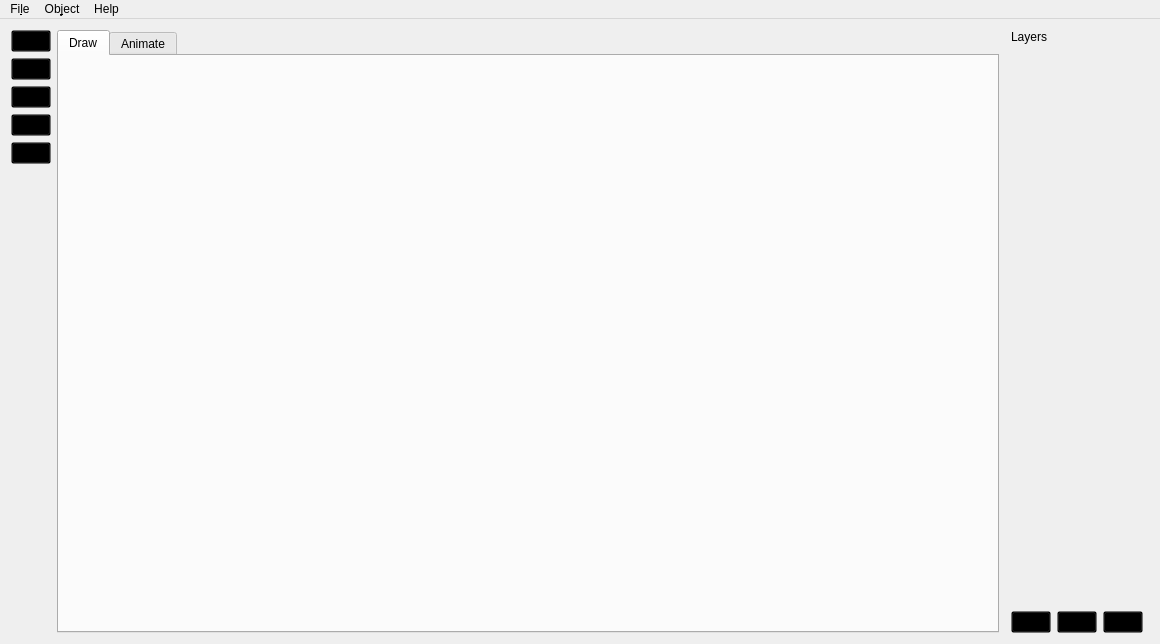
<?xml version="1.0" encoding="UTF-8"?>
<ui version="4.0">
 <class>MainWindow</class>
 <widget class="QMainWindow" name="MainWindow">
  <property name="enabled">
   <bool>true</bool>
  </property>
  <property name="geometry">
   <rect>
    <x>0</x>
    <y>0</y>
    <width>1160</width>
    <height>644</height>
   </rect>
  </property>
  <property name="windowTitle">
   <string>Dinosign</string>
  </property>
  <property name="styleSheet">
   <string notr="true">QPushButton {
background: rgba(0,0,0,0);

}</string>
  </property>
  <widget class="QWidget" name="centralWidget">
   <property name="styleSheet">
    <string notr="true">.left_panel_actionbuttons {
border:none;
padding: 7px;
}
.left_panel_actionbuttons::pressed { 
background: rgb(153,153,153);
}
#centralWidget {
margin-left:0;
padding-left:0;
}</string>
   </property>
   <layout class="QGridLayout" name="gridLayout">
    <item row="0" column="0">
     <layout class="QHBoxLayout" name="horizontalLayout">
      <item>
       <layout class="QVBoxLayout" name="left_panel">
        <item>
         <widget class="QPushButton" name="move_button">
          <property name="toolTip">
           <string>Move</string>
          </property>
          <property name="styleSheet">
           <string notr="true"/>
          </property>
          <property name="text">
           <string/>
          </property>
          <property name="icon">
           <iconset resource="images.qrc">
            <normaloff>:/images/move_tool.svg</normaloff>:/images/move_tool.svg</iconset>
          </property>
         </widget>
        </item>
        <item>
         <widget class="QPushButton" name="select_button">
          <property name="toolTip">
           <string>Select</string>
          </property>
          <property name="text">
           <string/>
          </property>
          <property name="icon">
           <iconset resource="images.qrc">
            <normaloff>:/images/select_tool.svg</normaloff>:/images/select_tool.svg</iconset>
          </property>
         </widget>
        </item>
        <item>
         <widget class="QPushButton" name="rect_button">
          <property name="toolTip">
           <string>Rectangle</string>
          </property>
          <property name="text">
           <string/>
          </property>
          <property name="icon">
           <iconset resource="images.qrc">
            <normaloff>:/images/rect_tool.svg</normaloff>:/images/rect_tool.svg</iconset>
          </property>
         </widget>
        </item>
        <item>
         <widget class="QPushButton" name="image_button">
          <property name="toolTip">
           <string>Insert picture</string>
          </property>
          <property name="text">
           <string/>
          </property>
          <property name="icon">
           <iconset resource="images.qrc">
            <normaloff>:/images/image.svg</normaloff>:/images/image.svg</iconset>
          </property>
         </widget>
        </item>
        <item>
         <widget class="QPushButton" name="text_button">
          <property name="toolTip">
           <string>Text</string>
          </property>
          <property name="text">
           <string/>
          </property>
          <property name="icon">
           <iconset resource="images.qrc">
            <normaloff>:/images/text_tool.svg</normaloff>:/images/text_tool.svg</iconset>
          </property>
         </widget>
        </item>
        <item>
         <spacer name="verticalSpacer">
          <property name="orientation">
           <enum>Qt::Vertical</enum>
          </property>
          <property name="sizeHint" stdset="0">
           <size>
            <width>20</width>
            <height>40</height>
           </size>
          </property>
         </spacer>
        </item>
        <item>
         <widget class="ColorPickerButton" name="left_button_color">
          <property name="styleSheet">
           <string notr="true">#leftButtonColor {margin:0;
padding:0;
}</string>
          </property>
          <property name="frameShape">
           <enum>QFrame::StyledPanel</enum>
          </property>
          <property name="frameShadow">
           <enum>QFrame::Raised</enum>
          </property>
         </widget>
        </item>
       </layout>
      </item>
      <item>
       <widget class="QTabWidget" name="tabWidget">
        <property name="currentIndex">
         <number>0</number>
        </property>
        <widget class="QWidget" name="tab">
         <attribute name="title">
          <string>Draw</string>
         </attribute>
        </widget>
        <widget class="QWidget" name="tab_2">
         <attribute name="title">
          <string>Animate</string>
         </attribute>
        </widget>
       </widget>
      </item>
      <item>
       <layout class="QVBoxLayout" name="right_panel">
        <property name="leftMargin">
         <number>6</number>
        </property>
        <property name="rightMargin">
         <number>6</number>
        </property>
        <item>
         <widget class="QLabel" name="layers_text">
          <property name="text">
           <string>Layers</string>
          </property>
         </widget>
        </item>
        <item>
         <spacer name="verticalSpacer_2">
          <property name="orientation">
           <enum>Qt::Vertical</enum>
          </property>
          <property name="sizeHint" stdset="0">
           <size>
            <width>20</width>
            <height>40</height>
           </size>
          </property>
         </spacer>
        </item>
        <item>
         <layout class="QHBoxLayout" name="horizontalLayout_2">
          <item>
           <widget class="QPushButton" name="add_layer_button">
            <property name="text">
             <string/>
            </property>
            <property name="icon">
             <iconset resource="images.qrc">
              <normaloff>:/images/add_button.svg</normaloff>:/images/add_button.svg</iconset>
            </property>
            <property name="iconSize">
             <size>
              <width>20</width>
              <height>20</height>
             </size>
            </property>
           </widget>
          </item>
          <item>
           <widget class="QPushButton" name="add_mask_button">
            <property name="text">
             <string/>
            </property>
            <property name="icon">
             <iconset resource="images.qrc">
              <normaloff>:/images/mask_button.svg</normaloff>:/images/mask_button.svg</iconset>
            </property>
            <property name="iconSize">
             <size>
              <width>20</width>
              <height>20</height>
             </size>
            </property>
           </widget>
          </item>
          <item>
           <widget class="QPushButton" name="delete_layer_button">
            <property name="text">
             <string/>
            </property>
            <property name="icon">
             <iconset resource="images.qrc">
              <normaloff>:/images/garbage.svg</normaloff>:/images/garbage.svg</iconset>
            </property>
           </widget>
          </item>
         </layout>
        </item>
       </layout>
      </item>
     </layout>
    </item>
   </layout>
  </widget>
  <widget class="QMenuBar" name="menuBar">
   <property name="geometry">
    <rect>
     <x>0</x>
     <y>0</y>
     <width>1160</width>
     <height>30</height>
    </rect>
   </property>
   <widget class="QMenu" name="menuFile">
    <property name="title">
     <string>Fi&amp;le</string>
    </property>
    <addaction name="actionNew"/>
    <addaction name="actionSave"/>
    <addaction name="actionSettings"/>
    <addaction name="actionQuit"/>
   </widget>
   <widget class="QMenu" name="menuObject">
    <property name="title">
     <string>Ob&amp;ject</string>
    </property>
    <addaction name="actionTransforn"/>
    <addaction name="actionGaussian_Blur"/>
   </widget>
   <widget class="QMenu" name="menuHelp">
    <property name="title">
     <string>Help</string>
    </property>
    <addaction name="actionAbout"/>
   </widget>
   <addaction name="menuFile"/>
   <addaction name="menuObject"/>
   <addaction name="menuHelp"/>
  </widget>
  <action name="actionQuit">
   <property name="text">
    <string>&amp;Quit</string>
   </property>
  </action>
  <action name="actionTransforn">
   <property name="text">
    <string>&amp;Transform</string>
   </property>
  </action>
  <action name="actionAbout">
   <property name="text">
    <string>&amp;About</string>
   </property>
  </action>
  <action name="actionSettings">
   <property name="text">
    <string>S&amp;ettings</string>
   </property>
  </action>
  <action name="actionSave">
   <property name="text">
    <string>&amp;Save</string>
   </property>
  </action>
  <action name="actionNew">
   <property name="text">
    <string>&amp;New</string>
   </property>
  </action>
  <action name="actionGaussian_Blur">
   <property name="text">
    <string>&amp;Gaussian Blur</string>
   </property>
  </action>
 </widget>
 <layoutdefault spacing="6" margin="11"/>
 <customwidgets>
  <customwidget>
   <class>ColorPickerButton</class>
   <extends>QFrame</extends>
   <header>colorpickerbutton.h</header>
   <container>1</container>
  </customwidget>
 </customwidgets>
 <resources>
  <include location="images.qrc"/>
 </resources>
 <connections/>
</ui>
